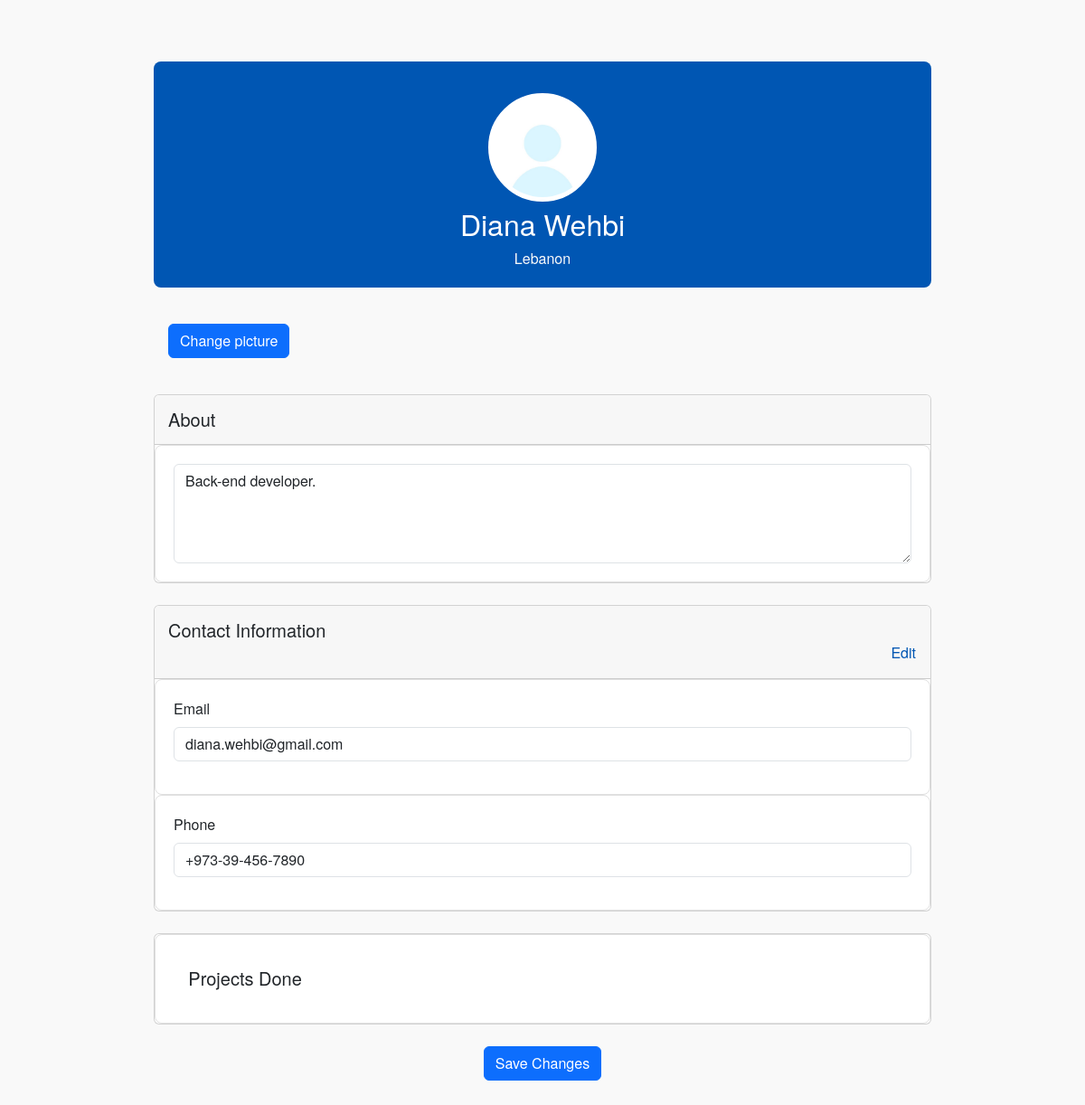
/profiles/freelancer/fminepro.php?proid=12 (signed in), run on the app's committed database.
### tables this page shows
CREATE TABLE user (
    id INT(11) AUTO_INCREMENT PRIMARY KEY,
    name VARCHAR(25) NOT NULL,
    username VARCHAR(30) NOT NULL,
    email VARCHAR(30) NOT NULL,
    phone VARCHAR(100) NOT NULL,
    password VARCHAR(200) NOT NULL,
    country VARCHAR(30) NOT NULL,
    role INT(11) NOT NULL,
    link VARCHAR(500) NOT NULL,
    description TEXT NOT NULL,
    profilepic  VARCHAR(100) DEFAULT 'default.jpg',
    FOREIGN KEY (role) REFERENCES role(id) ON DELETE CASCADE ON UPDATE CASCADE
);

### profiles/freelancer/fminepro.php (the view, shortened to what this page needs)
<link href="https://cdn.jsdelivr.net/npm/bootstrap@5.3.2/dist/css/bootstrap.min.css" rel="stylesheet">
<link rel="stylesheet" href="../profile.css">
<?php
if ($_SESSION['isLoggedin'] == 1) {
    if (isset($_GET['proid']) && !empty($_GET['proid'])) {
        require_once '../../connection.php';
        $id = $_GET['proid'];
        $query = "SELECT `id`, `name`, `username`, `email`, `phone`, `password`, `country`, `role`, `link`, `description`,`profilepic` FROM `user` WHERE id= $id";
        $res = $conn->query($query);
        if ($res->num_rows != 1) {
            header('location:../../home.php?id=' . $_SESSION['user_id']);
        } else {
            $row = $res->fetch_assoc();
        }
?>
        <div class="container mt-5">
            <div class="profile-header position-relative" style="height: 250px;">
                <div class="position-absolute top-50 start-50 translate-middle text-center edit-section">
                    <label for="profilePictureInput" id="label_img">
                        <img src="../../images/<?= $row['profilepic']; ?>" alt="Profile Picture" class="profile-picture">
                    </label>
                </div>
                <div class="text-center mt-5 pt-5">
                    <h2 class="mt-4" id="fullName"><?= $row['name']; ?></h2>
                    <p class="mb-1 text-light"><i class="bi bi-geo-alt"></i> <span id="country"><?= $row['country']; ?></span></p>
                </div>
            </div>
            <div class="profile-content mt-4">
                <button onclick="changePic()" class="btn btn-primary m-sm-2 m-md-3">Change picture</button>
            </div>
            <div class="profile-content mt-4">
                <form id="editProfileForm" method="get">
                    <div class="card mb-4">
                        <div class="card-header">
                            <h5 class="mb-0">About</h5>
                        </div>
                        <div class="card-body">
                            <textarea class="form-control" name="description" id="bioInput" rows="4"><?= $row['description']; ?></textarea>
                        </div>
                    </div>
                    <div class="card mb-4">
                        <div class="card-header">
                            <h5 class="mb-0">Contact Information</h5>
                            <button type="button" class="btn btn-link p-0 float-end">Edit</button>
                        </div>
                        <div class="card-body">
                            <div class="mb-3">
                                <label for="emailInput" class="form-label">Email</label>
                                <input type="email" id="emailInput" name="email" class="form-control" value=<?= $row['email']; ?>>
                            </div>
                        </div>
                        <div class="card-body">
                            <div class="mb-3">
                                <label for="emailInput" class="form-label">Phone</label>
                                <input type="text" id="emailInput" name="phone" class="form-control" value=<?= $row['phone']; ?>>
                            </div>
                        </div>
                    </div>
                    <div class="card mb-4">
                        <div class="card-body">
                            <h5 class="card-title" style="margin: 2%;">Projects Done</h5>
                        </div>
                    </div>
                    <div class="text-center">
                        <button type="submit" class="btn btn-primary">Save Changes</button>
                    </div>
                </form>
            </div>
        </div>
<?php
    }
} else {
    header('location:../../index.php');
}
?>

### profiles/profile.css (style rules this page uses)
.profile-header { background-color: #0056b3; color: white; padding: 40px 20px; border-radius: 8px; text-align: center; position: relative; margin-bottom: 20px; }
.profile-picture { width: 120px; height: 120px; object-fit: cover; border: 5px solid white; border-radius: 50%; margin-top: -60px; cursor: pointer; transition: transform 0.2s ease-in-out; background-color: white; }
.card-header { background-color: #f7f7f7; border-bottom: 1px solid #ccc; padding: 15px; }
.card-body { padding: 20px; background-color: #ffffff; border: 1px solid #e0e0e0; border-radius: 8px; }
.btn-link { color: #0056b3; text-decoration: none; }
.container { max-width: 900px; margin: auto; padding: 20px; }

### data on the page
user: profilepic (placeholder picture), name "Diana Wehbi", country "Lebanon", description "Back-end developer.", email "diana.wehbi@gmail.com", phone "+973-39-456-7890"
